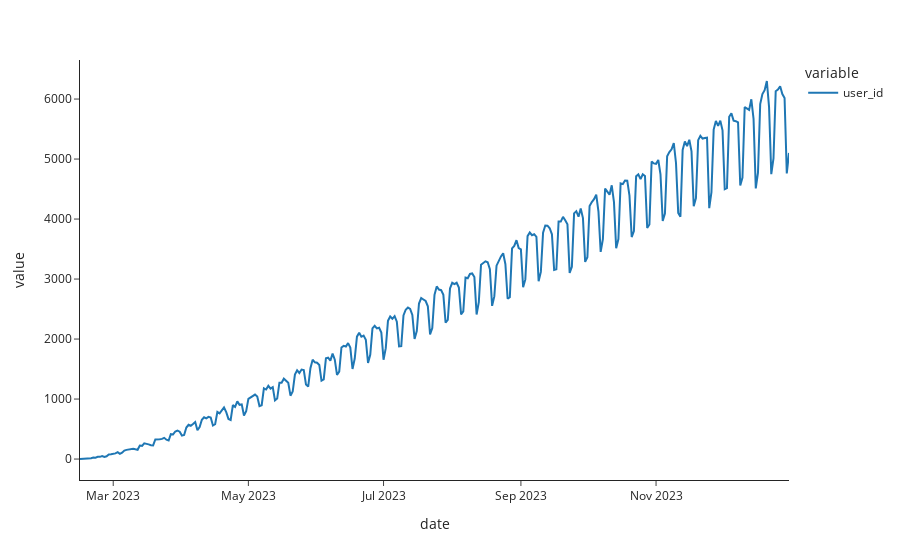

Notebook cell for this chart:
### Code cell
px.line(act_df2.groupby('date')[['user_id']].count())

### Figure 1 — Plotly figure (JSON) as saved in the notebook; plotly's stock layout.template omitted (floating-point values rounded to 4 significant figures; data arrays with more than 128 entries replaced by an {"elided": "..."} marker saying what was removed)
{"data": [{"hovertemplate": "variable=user_id<br>date=%{x}<br>value=%{y}<extra></extra>", "legendgroup": "user_id", "line": {"color": "#1F77B4", "dash": "solid"}, "marker": {"symbol": "circle"}, "mode": "lines", "name": "user_id", "orientation": "v", "showlegend": true, "type": "scatter", "x": {"elided": "321 str values"}, "xaxis": "x", "y": {"elided": "321 int values"}, "yaxis": "y"}], "layout": {"legend": {"title": {"text": "variable"}, "tracegroupgap": 0}, "margin": {"t": 60}, "xaxis": {"anchor": "y", "domain": [0, 1], "title": {"text": "date"}}, "yaxis": {"anchor": "x", "domain": [0, 1], "title": {"text": "value"}}}}
